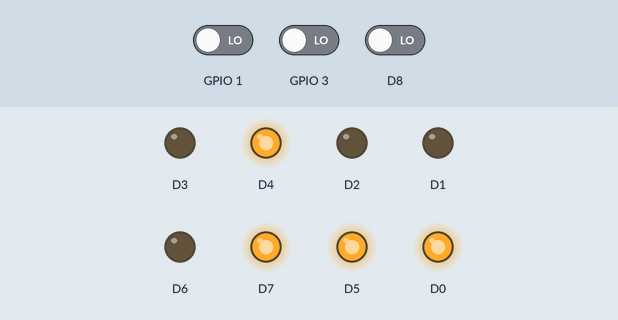
This sketch was run on a simulated ESP8266 (NodeMCU). Shown: output pins drawn as LEDs (lit = HIGH). The inputs (shaded band) are chosen by the test bench; at power-on: GPIO 1 LOW, GPIO 3 LOW, D8 LOW.

Above: at 1.2 s.
1.3 s: GPIO 1 driven HIGH
At 2.5 s:
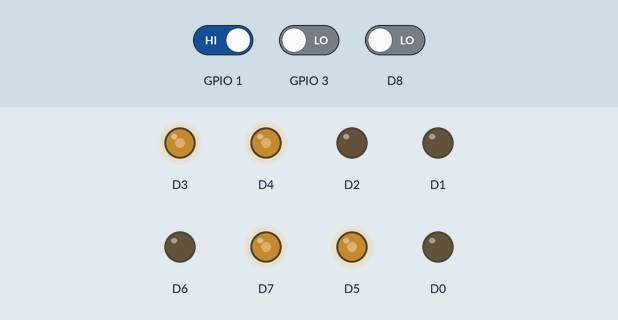
2.8 s: GPIO 3 driven HIGH
At 3.4 s:
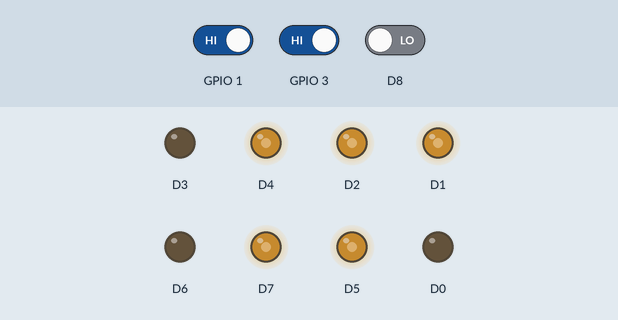
4.3 s: D8 driven HIGH
At 5.0 s:
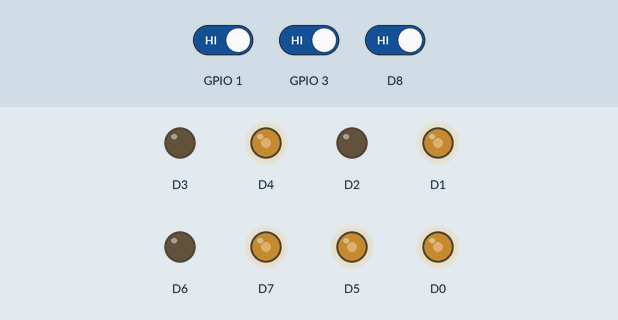
5.8 s: GPIO 1 driven LOW
At 6.9 s:
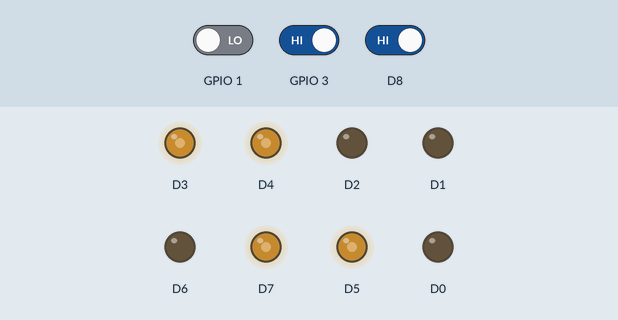
7.3 s: GPIO 3 driven LOW
At 8.5 s:
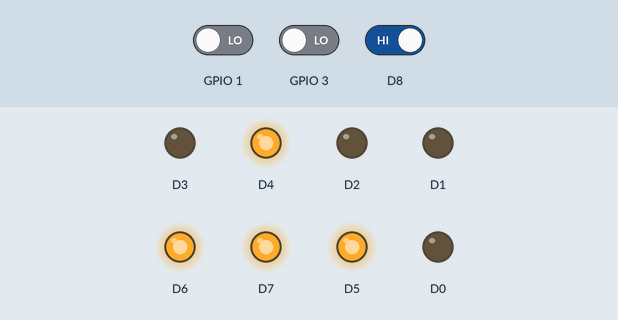
8.8 s: D8 driven LOW
At 9.3 s:
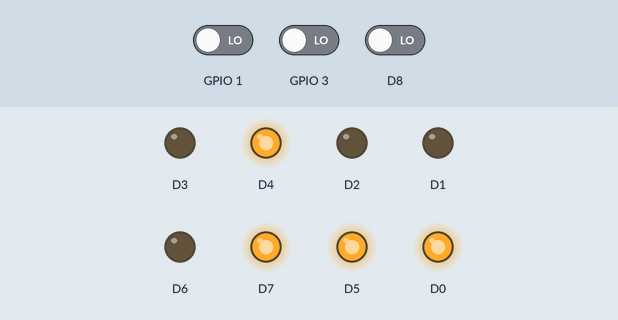
Timing chart, 0 to 11.3 s (numbered marks = the images above; inputs shaded):
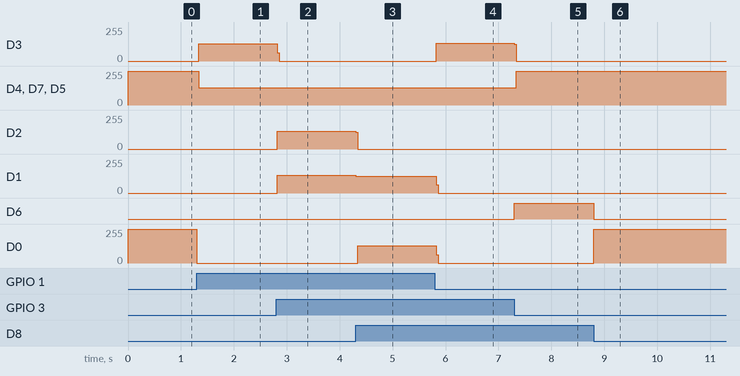

Measured:
- after the input at 1.3 s, D3: 0/255 → 129/255 at once; D4, D7, D5: 255/255 → 128/255 at once; D0: 255/255 → 0/255 at once
- after the input at 2.8 s, D3: 129/255 → 0/255 at once; D2, D1: 0/255 → 132/255 at once
- after the input at 4.3 s, D2: 132/255 → 0/255 at once; D1: 132/255 → 126/255 at once; D0: 0/255 → 129/255 at once
- after the input at 5.8 s, D3: 0/255 → 132/255 at once; D1: 126/255 → 0/255 at once; D0: 129/255 → 0/255 at once
- after the input at 7.3 s, D3: 132/255 → 0/255 at once; D4, D7, D5: 128/255 → 255/255 at once; D6: LOW → HIGH at once
- after the input at 8.8 s, D6: HIGH → LOW at once; D0: 0/255 → 255/255 at once

The sketch:

td4_rom_arduino_new.ino
```cpp
// rom data define
uint8_t rom[] = {0xb3, 0xb6, 0xbc, 0xb8, 0xb8, 0xbc, 0xb6, 0xb3, 0xb1, 0xf0, 0x00, 0x00, 0x00, 0x00, 0x00, 0x00};

void writeDataBus(uint8_t data)
{
    digitalWrite(D0, data & 0b00000001);
    digitalWrite(D1, data & 0b00000010);
    digitalWrite(D2, data & 0b00000100);
    digitalWrite(D3, data & 0b00001000);
    digitalWrite(D4, data & 0b00010000);
    digitalWrite(D5, data & 0b00100000);
    digitalWrite(D6, data & 0b01000000);
    digitalWrite(D7, data & 0b10000000);
}

void setup()
{
    // pin mode define
    pinMode(D8, INPUT);
    pinMode(D9, INPUT);
    pinMode(D10, INPUT);
    pinMode(D11, INPUT);

    pinMode(D0, OUTPUT);
    pinMode(D1, OUTPUT);
    pinMode(D2, OUTPUT);
    pinMode(D3, OUTPUT);
    pinMode(D4, OUTPUT);
    pinMode(D5, OUTPUT);
    pinMode(D6, OUTPUT);
    pinMode(D7, OUTPUT);

    writeDataBus(0x00);
}

void loop()
{
    uint8_t address = (bool)digitalRead(D8) | ((bool)digitalRead(D9) << 1) | ((bool)digitalRead(D10) << 2) | ((bool)digitalRead(D11) << 3);

    writeDataBus(rom[address]);
}
```
